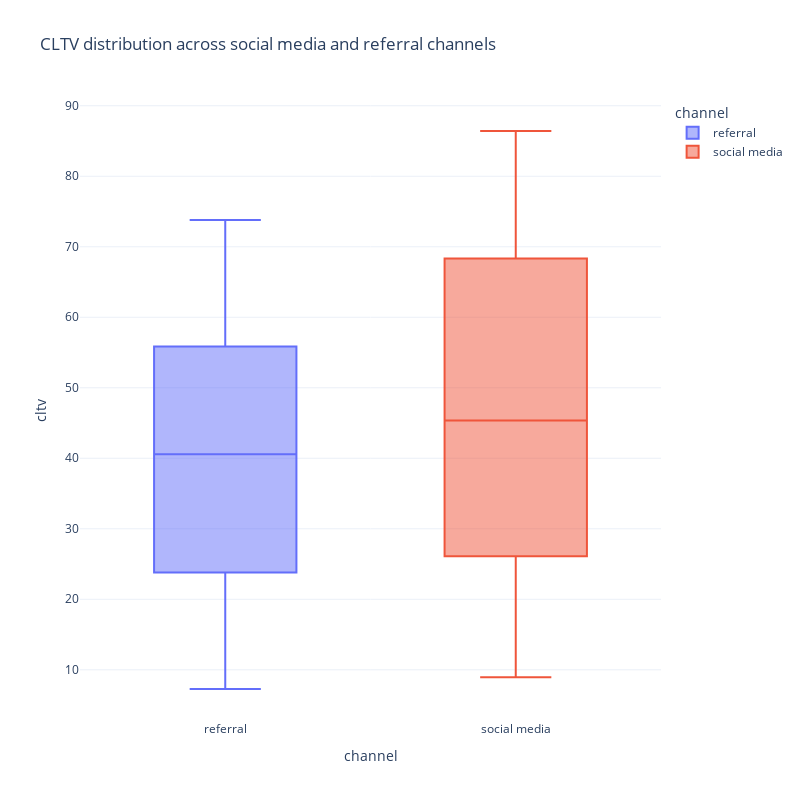

Notebook code cell kept with this figure:
### Markdown cell above
# compare CLTV from social media  and refferal

### Code cell
subset = data[data['channel'].isin(['social media','referral'])]

fig = px.box(subset,
             x='channel',
             y='cltv',
             title='CLTV distribution across social media and referral channels',
             color='channel')
fig.update_layout(
    autosize=False,
    width=800,
    height=800,
)
fig.show()

### Figure 1 — Plotly figure (JSON) as saved in the notebook; plotly's stock layout.template omitted (floating-point values rounded to 4 significant figures; data arrays with more than 128 entries replaced by an {"elided": "..."} marker saying what was removed)
{"data": [{"alignmentgroup": "True", "hovertemplate": "channel=%{x}<br>cltv=%{y}<extra></extra>", "legendgroup": "referral", "marker": {"color": "#636efa"}, "name": "referral", "notched": false, "offsetgroup": "referral", "orientation": "v", "showlegend": true, "type": "box", "x": {"elided": "207 str values"}, "x0": " ", "xaxis": "x", "y": {"elided": "207 float values"}, "y0": " ", "yaxis": "y"}, {"alignmentgroup": "True", "hovertemplate": "channel=%{x}<br>cltv=%{y}<extra></extra>", "legendgroup": "social media", "marker": {"color": "#EF553B"}, "name": "social media", "notched": false, "offsetgroup": "social media", "orientation": "v", "showlegend": true, "type": "box", "x": {"elided": "185 str values"}, "x0": " ", "xaxis": "x", "y": {"elided": "185 float values"}, "y0": " ", "yaxis": "y"}], "layout": {"autosize": false, "boxmode": "overlay", "height": 800, "legend": {"title": {"text": "channel"}, "tracegroupgap": 0}, "title": {"text": "CLTV distribution across social media and referral channels"}, "width": 800, "xaxis": {"anchor": "y", "categoryarray": ["referral", "social media"], "categoryorder": "array", "domain": [0, 1], "title": {"text": "channel"}}, "yaxis": {"anchor": "x", "domain": [0, 1], "title": {"text": "cltv"}}}}
